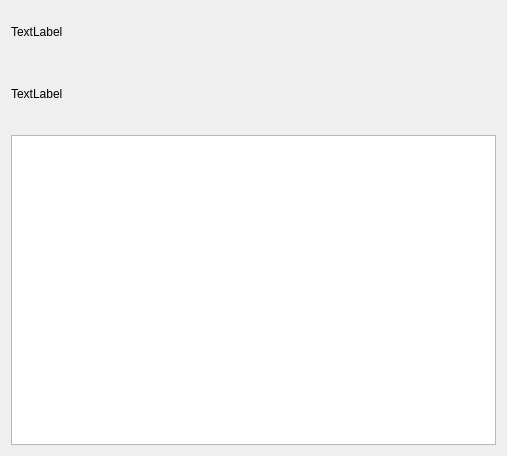
<?xml version="1.0" encoding="UTF-8"?>
<ui version="4.0">
 <class>Comm</class>
 <widget class="QWidget" name="Comm">
  <property name="geometry">
   <rect>
    <x>0</x>
    <y>0</y>
    <width>507</width>
    <height>456</height>
   </rect>
  </property>
  <property name="windowTitle">
   <string>Form</string>
  </property>
  <layout class="QVBoxLayout" name="verticalLayout">
   <item>
    <widget class="QLabel" name="comm_name">
     <property name="minimumSize">
      <size>
       <width>0</width>
       <height>41</height>
      </size>
     </property>
     <property name="text">
      <string>TextLabel</string>
     </property>
    </widget>
   </item>
   <item>
    <widget class="QLabel" name="comm_info">
     <property name="minimumSize">
      <size>
       <width>0</width>
       <height>71</height>
      </size>
     </property>
     <property name="maximumSize">
      <size>
       <width>16777215</width>
       <height>71</height>
      </size>
     </property>
     <property name="text">
      <string>TextLabel</string>
     </property>
    </widget>
   </item>
   <item>
    <widget class="QTableWidget" name="t"/>
   </item>
  </layout>
 </widget>
 <resources/>
 <connections/>
</ui>
